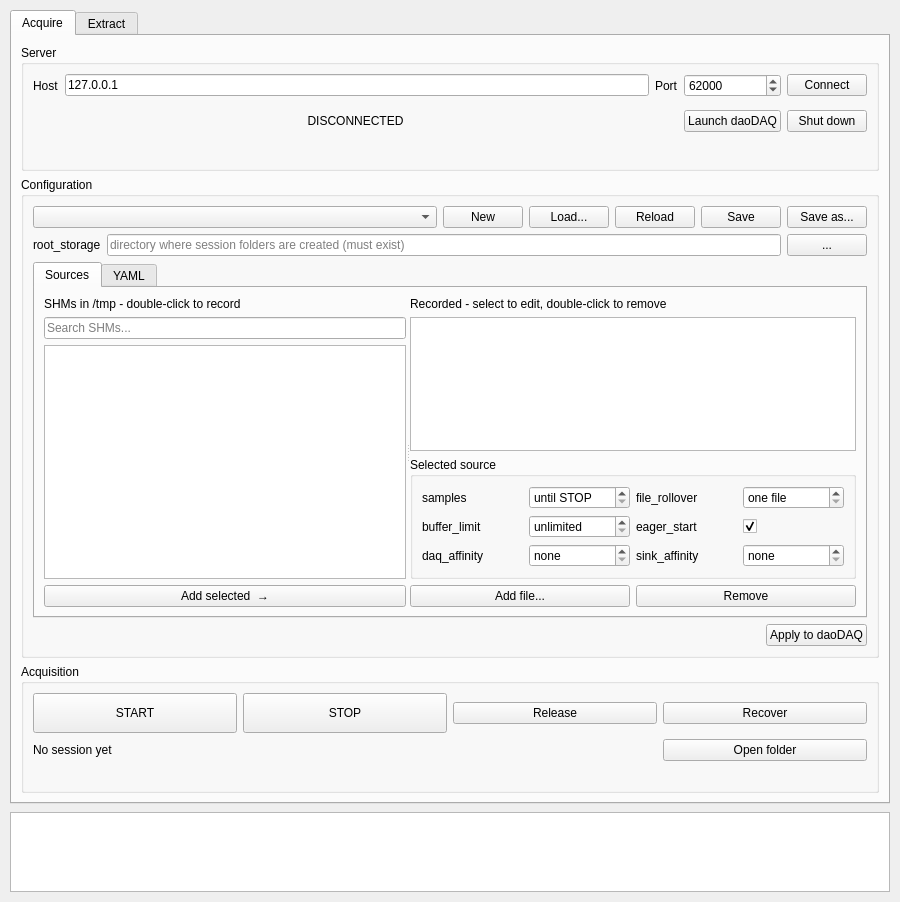
<?xml version="1.0" encoding="UTF-8"?>
<ui version="4.0">
 <class>MainWindow</class>
 <widget class="QMainWindow" name="MainWindow">
  <property name="geometry">
   <rect>
    <x>0</x>
    <y>0</y>
    <width>900</width>
    <height>900</height>
   </rect>
  </property>
  <property name="windowTitle">
   <string>daoDAQCtrl</string>
  </property>
  <widget class="QWidget" name="centralwidget">
   <layout class="QVBoxLayout" name="mainLayout">
    <property name="spacing">
     <number>8</number>
    </property>
    <property name="leftMargin">
     <number>10</number>
    </property>
    <property name="topMargin">
     <number>10</number>
    </property>
    <property name="rightMargin">
     <number>10</number>
    </property>
    <property name="bottomMargin">
     <number>10</number>
    </property>

    <item>
     <widget class="QTabWidget" name="mainTabs">
      <property name="currentIndex">
       <number>0</number>
      </property>
      <widget class="QWidget" name="acquireTab">
       <attribute name="title">
        <string>Acquire</string>
       </attribute>
       <layout class="QVBoxLayout" name="acquireLayout">
      <!-- server connection + process -->
      <item>
       <widget class="QGroupBox" name="serverGroup">
        <property name="title">
         <string>Server</string>
        </property>
        <layout class="QGridLayout" name="serverLayout">
         <item row="0" column="0">
          <widget class="QLabel" name="hostLabel">
           <property name="text">
            <string>Host</string>
           </property>
          </widget>
         </item>
         <item row="0" column="1">
          <widget class="QLineEdit" name="hostEdit">
           <property name="text">
            <string>127.0.0.1</string>
           </property>
          </widget>
         </item>
         <item row="0" column="2">
          <widget class="QLabel" name="portLabel">
           <property name="text">
            <string>Port</string>
           </property>
          </widget>
         </item>
         <item row="0" column="3">
          <widget class="QSpinBox" name="portSpin">
           <property name="minimum">
            <number>1</number>
           </property>
           <property name="maximum">
            <number>65535</number>
           </property>
           <property name="value">
            <number>62000</number>
           </property>
          </widget>
         </item>
         <item row="0" column="4">
          <widget class="QPushButton" name="connectButton">
           <property name="text">
            <string>Connect</string>
           </property>
          </widget>
         </item>
         <item row="1" column="0" colspan="3">
          <widget class="QLabel" name="stateLabel">
           <property name="minimumSize">
            <size>
             <width>0</width>
             <height>36</height>
            </size>
           </property>
           <property name="alignment">
            <set>Qt::AlignCenter</set>
           </property>
           <property name="text">
            <string>DISCONNECTED</string>
           </property>
          </widget>
         </item>
         <item row="1" column="3">
          <widget class="QPushButton" name="launchButton">
           <property name="toolTip">
            <string>Start a local daoDAQ process (logs to $DAODATA/daoDAQ.logs)</string>
           </property>
           <property name="text">
            <string>Launch daoDAQ</string>
           </property>
          </widget>
         </item>
         <item row="1" column="4">
          <widget class="QPushButton" name="shutdownButton">
           <property name="toolTip">
            <string>Send SIGINT to the local daoDAQ process</string>
           </property>
           <property name="text">
            <string>Shut down</string>
           </property>
          </widget>
         </item>
         <item row="2" column="0" colspan="5">
          <widget class="QLabel" name="pidLabel">
           <property name="text">
            <string/>
           </property>
          </widget>
         </item>
        </layout>
       </widget>
      </item>

      <!-- configuration -->
      <item>
       <widget class="QGroupBox" name="configGroup">
        <property name="sizePolicy">
         <sizepolicy hsizetype="Preferred" vsizetype="Expanding">
          <horstretch>0</horstretch>
          <verstretch>1</verstretch>
         </sizepolicy>
        </property>
        <property name="title">
         <string>Configuration</string>
        </property>
        <layout class="QVBoxLayout" name="configLayout">
         <item>
          <layout class="QHBoxLayout" name="configFileLayout">
           <item>
            <widget class="QComboBox" name="configCombo">
             <property name="sizePolicy">
              <sizepolicy hsizetype="Expanding" vsizetype="Fixed">
               <horstretch>1</horstretch>
               <verstretch>0</verstretch>
              </sizepolicy>
             </property>
            </widget>
           </item>
           <item>
            <widget class="QPushButton" name="newButton">
             <property name="toolTip">
              <string>Start a new, empty configuration</string>
             </property>
             <property name="text">
              <string>New</string>
             </property>
            </widget>
           </item>
           <item>
            <widget class="QPushButton" name="browseButton">
             <property name="text">
              <string>Load...</string>
             </property>
            </widget>
           </item>
           <item>
            <widget class="QPushButton" name="reloadButton">
             <property name="toolTip">
              <string>Re-read the current file from disk, dropping unsaved edits</string>
             </property>
             <property name="text">
              <string>Reload</string>
             </property>
            </widget>
           </item>
           <item>
            <widget class="QPushButton" name="saveButton">
             <property name="text">
              <string>Save</string>
             </property>
            </widget>
           </item>
           <item>
            <widget class="QPushButton" name="saveAsButton">
             <property name="text">
              <string>Save as...</string>
             </property>
            </widget>
           </item>
          </layout>
         </item>
         <item>
          <layout class="QHBoxLayout" name="rootLayout">
           <item>
            <widget class="QLabel" name="rootLabel">
             <property name="text">
              <string>root_storage</string>
             </property>
            </widget>
           </item>
           <item>
            <widget class="QLineEdit" name="rootEdit">
             <property name="placeholderText">
              <string>directory where session folders are created (must exist)</string>
             </property>
            </widget>
           </item>
           <item>
            <widget class="QPushButton" name="rootBrowseButton">
             <property name="text">
              <string>...</string>
             </property>
            </widget>
           </item>
          </layout>
         </item>
         <item>
          <widget class="QTabWidget" name="configTabs">
           <property name="currentIndex">
            <number>0</number>
           </property>
           <widget class="QWidget" name="sourcesTab">
            <attribute name="title">
             <string>Sources</string>
            </attribute>
            <layout class="QHBoxLayout" name="sourcesTabLayout">
             <item>
              <widget class="QSplitter" name="sourcesSplitter">
               <property name="orientation">
                <enum>Qt::Horizontal</enum>
               </property>
               <widget class="QWidget" name="shmPanel">
                <layout class="QVBoxLayout" name="shmPanelLayout">
                 <property name="leftMargin">
                  <number>0</number>
                 </property>
                 <property name="topMargin">
                  <number>0</number>
                 </property>
                 <property name="rightMargin">
                  <number>0</number>
                 </property>
                 <property name="bottomMargin">
                  <number>0</number>
                 </property>
                 <item>
                  <widget class="QLabel" name="shmLabel">
                   <property name="text">
                    <string>SHMs in /tmp - double-click to record</string>
                   </property>
                  </widget>
                 </item>
                 <item>
                  <widget class="QLineEdit" name="shmFilterEdit">
                   <property name="placeholderText">
                    <string>Search SHMs...</string>
                   </property>
                   <property name="clearButtonEnabled">
                    <bool>true</bool>
                   </property>
                  </widget>
                 </item>
                 <item>
                  <widget class="QListWidget" name="shmList">
                   <property name="selectionMode">
                    <enum>QAbstractItemView::ExtendedSelection</enum>
                   </property>
                  </widget>
                 </item>
                 <item>
                  <widget class="QPushButton" name="addShmButton">
                   <property name="text">
                    <string>Add selected  &#8594;</string>
                   </property>
                  </widget>
                 </item>
                </layout>
               </widget>
               <widget class="QWidget" name="selectedPanel">
                <layout class="QVBoxLayout" name="selectedPanelLayout">
                 <property name="leftMargin">
                  <number>0</number>
                 </property>
                 <property name="topMargin">
                  <number>0</number>
                 </property>
                 <property name="rightMargin">
                  <number>0</number>
                 </property>
                 <property name="bottomMargin">
                  <number>0</number>
                 </property>
                 <item>
                  <widget class="QLabel" name="selectedLabel">
                   <property name="text">
                    <string>Recorded - select to edit, double-click to remove</string>
                   </property>
                  </widget>
                 </item>
                 <item>
                  <widget class="QTableWidget" name="sourcesTable">
                   <property name="sizePolicy">
                    <sizepolicy hsizetype="Expanding" vsizetype="Expanding">
                     <horstretch>0</horstretch>
                     <verstretch>1</verstretch>
                    </sizepolicy>
                   </property>
                   <property name="minimumSize">
                    <size>
                     <width>0</width>
                     <height>130</height>
                    </size>
                   </property>
                   <property name="editTriggers">
                    <set>QAbstractItemView::NoEditTriggers</set>
                   </property>
                   <property name="selectionMode">
                    <enum>QAbstractItemView::SingleSelection</enum>
                   </property>
                   <property name="selectionBehavior">
                    <enum>QAbstractItemView::SelectRows</enum>
                   </property>
                  </widget>
                 </item>
                 <item>
                  <widget class="QGroupBox" name="sourceForm">
                   <property name="title">
                    <string>Selected source</string>
                   </property>
                   <layout class="QGridLayout" name="sourceFormLayout">
                    <item row="0" column="0">
                     <widget class="QLabel" name="samplesLabel">
                      <property name="text">
                       <string>samples</string>
                      </property>
                     </widget>
                    </item>
                    <item row="0" column="1">
                     <widget class="QSpinBox" name="samplesSpin">
                      <property name="toolTip">
                       <string>Stop this source after N frames (0 = until STOP)</string>
                      </property>
                      <property name="specialValueText">
                       <string>until STOP</string>
                      </property>
                      <property name="maximum">
                       <number>2147483647</number>
                      </property>
                     </widget>
                    </item>
                    <item row="0" column="2">
                     <widget class="QLabel" name="rolloverLabel">
                      <property name="text">
                       <string>file_rollover</string>
                      </property>
                     </widget>
                    </item>
                    <item row="0" column="3">
                     <widget class="QSpinBox" name="rolloverSpin">
                      <property name="toolTip">
                       <string>Frames per FITS file (0 = everything in one file)</string>
                      </property>
                      <property name="specialValueText">
                       <string>one file</string>
                      </property>
                      <property name="maximum">
                       <number>2147483647</number>
                      </property>
                     </widget>
                    </item>
                    <item row="1" column="0">
                     <widget class="QLabel" name="bufferLabel">
                      <property name="text">
                       <string>buffer_limit</string>
                      </property>
                     </widget>
                    </item>
                    <item row="1" column="1">
                     <widget class="QSpinBox" name="bufferSpin">
                      <property name="toolTip">
                       <string>Max frames queued in RAM before dropping (0 = unlimited, not recommended)</string>
                      </property>
                      <property name="specialValueText">
                       <string>unlimited</string>
                      </property>
                      <property name="maximum">
                       <number>2147483647</number>
                      </property>
                     </widget>
                    </item>
                    <item row="1" column="2">
                     <widget class="QLabel" name="eagerLabel">
                      <property name="text">
                       <string>eager_start</string>
                      </property>
                     </widget>
                    </item>
                    <item row="1" column="3">
                     <widget class="QCheckBox" name="eagerCheck">
                      <property name="toolTip">
                       <string>Also record the frame already in the SHM when START is pressed</string>
                      </property>
                      <property name="checked">
                       <bool>true</bool>
                      </property>
                     </widget>
                    </item>
                    <item row="2" column="0">
                     <widget class="QLabel" name="daqAffLabel">
                      <property name="text">
                       <string>daq_affinity</string>
                      </property>
                     </widget>
                    </item>
                    <item row="2" column="1">
                     <widget class="QSpinBox" name="daqAffSpin">
                      <property name="toolTip">
                       <string>CPU core for the capture thread</string>
                      </property>
                      <property name="specialValueText">
                       <string>none</string>
                      </property>
                      <property name="minimum">
                       <number>-1</number>
                      </property>
                      <property name="maximum">
                       <number>1023</number>
                      </property>
                      <property name="value">
                       <number>-1</number>
                      </property>
                     </widget>
                    </item>
                    <item row="2" column="2">
                     <widget class="QLabel" name="sinkAffLabel">
                      <property name="text">
                       <string>sink_affinity</string>
                      </property>
                     </widget>
                    </item>
                    <item row="2" column="3">
                     <widget class="QSpinBox" name="sinkAffSpin">
                      <property name="toolTip">
                       <string>CPU core for the disk-writer thread</string>
                      </property>
                      <property name="specialValueText">
                       <string>none</string>
                      </property>
                      <property name="minimum">
                       <number>-1</number>
                      </property>
                      <property name="maximum">
                       <number>1023</number>
                      </property>
                      <property name="value">
                       <number>-1</number>
                      </property>
                     </widget>
                    </item>
                   </layout>
                  </widget>
                 </item>
                 <item>
                  <layout class="QHBoxLayout" name="sourceButtonLayout">
                   <item>
                    <widget class="QPushButton" name="addFileButton">
                     <property name="toolTip">
                      <string>Add a file:// source, copied into the session folder at START</string>
                     </property>
                     <property name="text">
                      <string>Add file...</string>
                     </property>
                    </widget>
                   </item>
                   <item>
                    <widget class="QPushButton" name="removeSourceButton">
                     <property name="text">
                      <string>Remove</string>
                     </property>
                    </widget>
                   </item>
                  </layout>
                 </item>
                </layout>
               </widget>
              </widget>
             </item>
            </layout>
           </widget>
           <widget class="QWidget" name="yamlTab">
            <attribute name="title">
             <string>YAML</string>
            </attribute>
            <layout class="QVBoxLayout" name="yamlTabLayout">
             <item>
              <widget class="QPlainTextEdit" name="configEdit">
               <property name="lineWrapMode">
                <enum>QPlainTextEdit::NoWrap</enum>
               </property>
              </widget>
             </item>
            </layout>
           </widget>
          </widget>
         </item>
         <item>
          <layout class="QHBoxLayout" name="configButtonLayout">
           <item>
            <widget class="QLabel" name="validLabel">
             <property name="sizePolicy">
              <sizepolicy hsizetype="Expanding" vsizetype="Preferred">
               <horstretch>1</horstretch>
               <verstretch>0</verstretch>
              </sizepolicy>
             </property>
             <property name="wordWrap">
              <bool>true</bool>
             </property>
             <property name="text">
              <string/>
             </property>
            </widget>
           </item>
           <item>
            <widget class="QPushButton" name="applyButton">
             <property name="toolTip">
              <string>Upload this configuration to daoDAQ and bring it to Ready (Idle)</string>
             </property>
             <property name="text">
              <string>Apply to daoDAQ</string>
             </property>
            </widget>
           </item>
          </layout>
         </item>
        </layout>
       </widget>
      </item>

      <!-- acquisition -->
      <item>
       <widget class="QGroupBox" name="acqGroup">
        <property name="title">
         <string>Acquisition</string>
        </property>
        <layout class="QGridLayout" name="acqLayout">
         <item row="0" column="0">
          <widget class="QPushButton" name="startButton">
           <property name="minimumSize">
            <size>
             <width>0</width>
             <height>40</height>
            </size>
           </property>
           <property name="text">
            <string>START</string>
           </property>
          </widget>
         </item>
         <item row="0" column="1">
          <widget class="QPushButton" name="stopButton">
           <property name="minimumSize">
            <size>
             <width>0</width>
             <height>40</height>
            </size>
           </property>
           <property name="text">
            <string>STOP</string>
           </property>
          </widget>
         </item>
         <item row="0" column="2">
          <widget class="QPushButton" name="releaseButton">
           <property name="toolTip">
            <string>Release the SHMs and unload the configuration (back to Off)</string>
           </property>
           <property name="text">
            <string>Release</string>
           </property>
          </widget>
         </item>
         <item row="0" column="3">
          <widget class="QPushButton" name="recoverButton">
           <property name="toolTip">
            <string>Leave the Error state: re-apply the uploaded configuration and go to Ready</string>
           </property>
           <property name="text">
            <string>Recover</string>
           </property>
          </widget>
         </item>
         <item row="1" column="0" colspan="3">
          <widget class="QLabel" name="sessionLabel">
           <property name="textInteractionFlags">
            <set>Qt::TextSelectableByMouse</set>
           </property>
           <property name="text">
            <string>No session yet</string>
           </property>
          </widget>
         </item>
         <item row="1" column="3">
          <widget class="QPushButton" name="openDirButton">
           <property name="text">
            <string>Open folder</string>
           </property>
          </widget>
         </item>
         <item row="2" column="0" colspan="4">
          <widget class="QLabel" name="progressLabel">
           <property name="text">
            <string/>
           </property>
          </widget>
         </item>
        </layout>
       </widget>
      </item>

       </layout>
      </widget>
       <widget class="QWidget" name="extractTab">
        <attribute name="title">
         <string>Extract</string>
        </attribute>
        <layout class="QVBoxLayout" name="extractLayout">
         <item>
          <layout class="QHBoxLayout" name="extractRootLayout">
           <item>
            <widget class="QLabel" name="extractRootLabel">
             <property name="text">
              <string>root_storage</string>
             </property>
            </widget>
           </item>
           <item>
            <widget class="QLineEdit" name="extractRootEdit">
             <property name="placeholderText">
              <string>folder holding the daoDAQ session folders</string>
             </property>
            </widget>
           </item>
           <item>
            <widget class="QPushButton" name="extractRootBrowseButton">
             <property name="text">
              <string>...</string>
             </property>
            </widget>
           </item>
           <item>
            <widget class="QPushButton" name="scanButton">
             <property name="toolTip">
              <string>Re-read the sessions under root_storage</string>
             </property>
             <property name="text">
              <string>Scan</string>
             </property>
            </widget>
           </item>
          </layout>
         </item>
         <item>
          <widget class="QLabel" name="catalogLabel">
           <property name="text">
            <string>Recorded sessions - tick the sources to extract, double-click a row to use its time span</string>
           </property>
          </widget>
         </item>
         <item>
          <widget class="QTreeWidget" name="catalogTree">
           <property name="sizePolicy">
            <sizepolicy hsizetype="Expanding" vsizetype="Expanding">
             <horstretch>0</horstretch>
             <verstretch>1</verstretch>
            </sizepolicy>
           </property>
           <property name="alternatingRowColors">
            <bool>true</bool>
           </property>
           <column>
            <property name="text">
             <string>session / source</string>
            </property>
           </column>
           <column>
            <property name="text">
             <string>frames</string>
            </property>
           </column>
           <column>
            <property name="text">
             <string>first frame</string>
            </property>
           </column>
           <column>
            <property name="text">
             <string>last frame</string>
            </property>
           </column>
           <column>
            <property name="text">
             <string>frame</string>
            </property>
           </column>
          </widget>
         </item>
         <item>
          <widget class="QGroupBox" name="rangeGroup">
           <property name="title">
            <string>Time range (local time, inclusive)</string>
           </property>
           <layout class="QGridLayout" name="rangeLayout">
            <item row="0" column="0">
             <widget class="QLabel" name="startLabel">
              <property name="text">
               <string>from</string>
              </property>
             </widget>
            </item>
            <item row="0" column="1">
             <widget class="QDateTimeEdit" name="startEdit">
              <property name="displayFormat">
               <string>yyyy-MM-dd HH:mm:ss.zzz</string>
              </property>
              <property name="calendarPopup">
               <bool>true</bool>
              </property>
             </widget>
            </item>
            <item row="0" column="2">
             <widget class="QLabel" name="endLabel">
              <property name="text">
               <string>to</string>
              </property>
             </widget>
            </item>
            <item row="0" column="3">
             <widget class="QDateTimeEdit" name="endEdit">
              <property name="displayFormat">
               <string>yyyy-MM-dd HH:mm:ss.zzz</string>
              </property>
              <property name="calendarPopup">
               <bool>true</bool>
              </property>
             </widget>
            </item>
            <item row="0" column="4">
             <widget class="QPushButton" name="fitRangeButton">
              <property name="toolTip">
               <string>Set the range to the span of the ticked sources</string>
              </property>
              <property name="text">
               <string>Fit to ticked</string>
              </property>
             </widget>
            </item>
            <item row="1" column="0" colspan="5">
             <widget class="QLabel" name="summaryLabel">
              <property name="text">
               <string/>
              </property>
             </widget>
            </item>
           </layout>
          </widget>
         </item>
         <item>
          <widget class="QGroupBox" name="outputGroup">
           <property name="title">
            <string>Output</string>
           </property>
           <layout class="QGridLayout" name="outputLayout">
            <item row="0" column="0">
             <widget class="QLineEdit" name="outputEdit">
              <property name="placeholderText">
               <string>output file</string>
              </property>
             </widget>
            </item>
            <item row="0" column="1">
             <widget class="QComboBox" name="formatCombo">
              <property name="toolTip">
               <string>File format; also follows the output file's extension</string>
              </property>
             </widget>
            </item>
            <item row="0" column="2">
             <widget class="QPushButton" name="outputBrowseButton">
              <property name="text">
               <string>...</string>
              </property>
             </widget>
            </item>
            <item row="1" column="0">
             <widget class="QProgressBar" name="extractProgress">
              <property name="value">
               <number>0</number>
              </property>
             </widget>
            </item>
            <item row="1" column="1">
             <widget class="QPushButton" name="cancelExtractButton">
              <property name="text">
               <string>Cancel</string>
              </property>
             </widget>
            </item>
            <item row="1" column="2">
             <widget class="QPushButton" name="extractButton">
              <property name="minimumSize">
               <size>
                <width>0</width>
                <height>34</height>
               </size>
              </property>
              <property name="text">
               <string>EXTRACT</string>
              </property>
             </widget>
            </item>
           </layout>
          </widget>
         </item>
        </layout>
       </widget>
     </widget>
    </item>

    <!-- activity log -->
    <item>
     <widget class="QPlainTextEdit" name="logEdit">
      <property name="minimumSize">
       <size>
        <width>0</width>
        <height>80</height>
       </size>
      </property>
      <property name="maximumSize">
       <size>
        <width>16777215</width>
        <height>140</height>
       </size>
      </property>
      <property name="readOnly">
       <bool>true</bool>
      </property>
     </widget>
    </item>
   </layout>
  </widget>
 </widget>
 <resources/>
 <connections/>
</ui>
